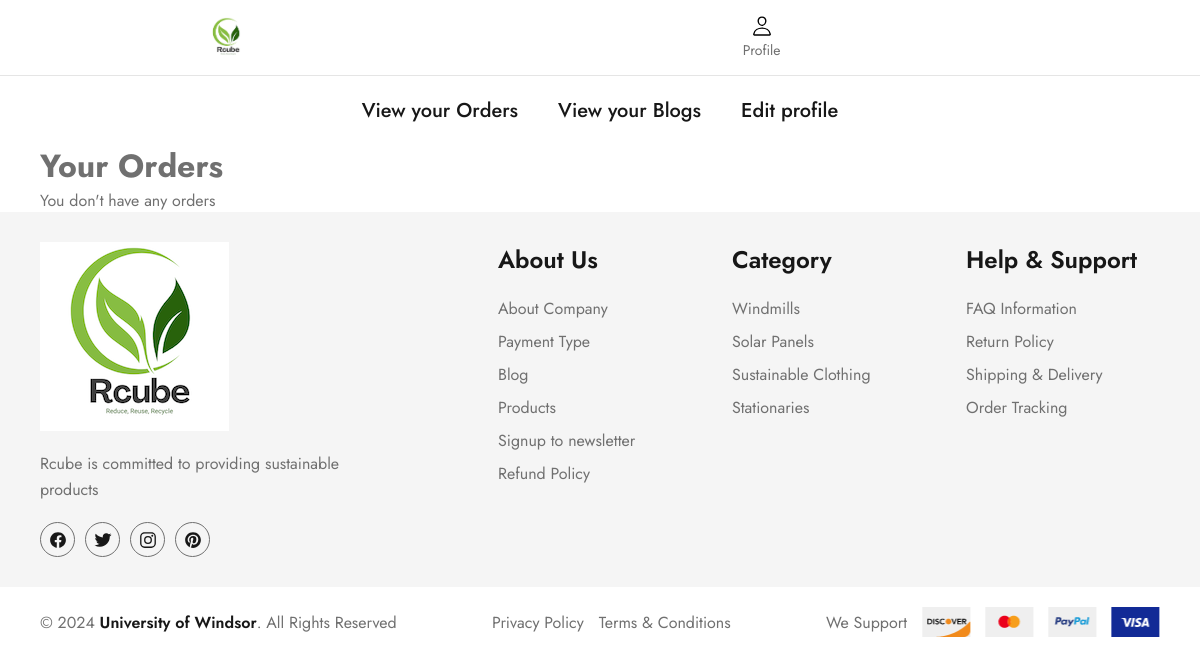
The app's page /profile/user/orders/ (signed in), older data.
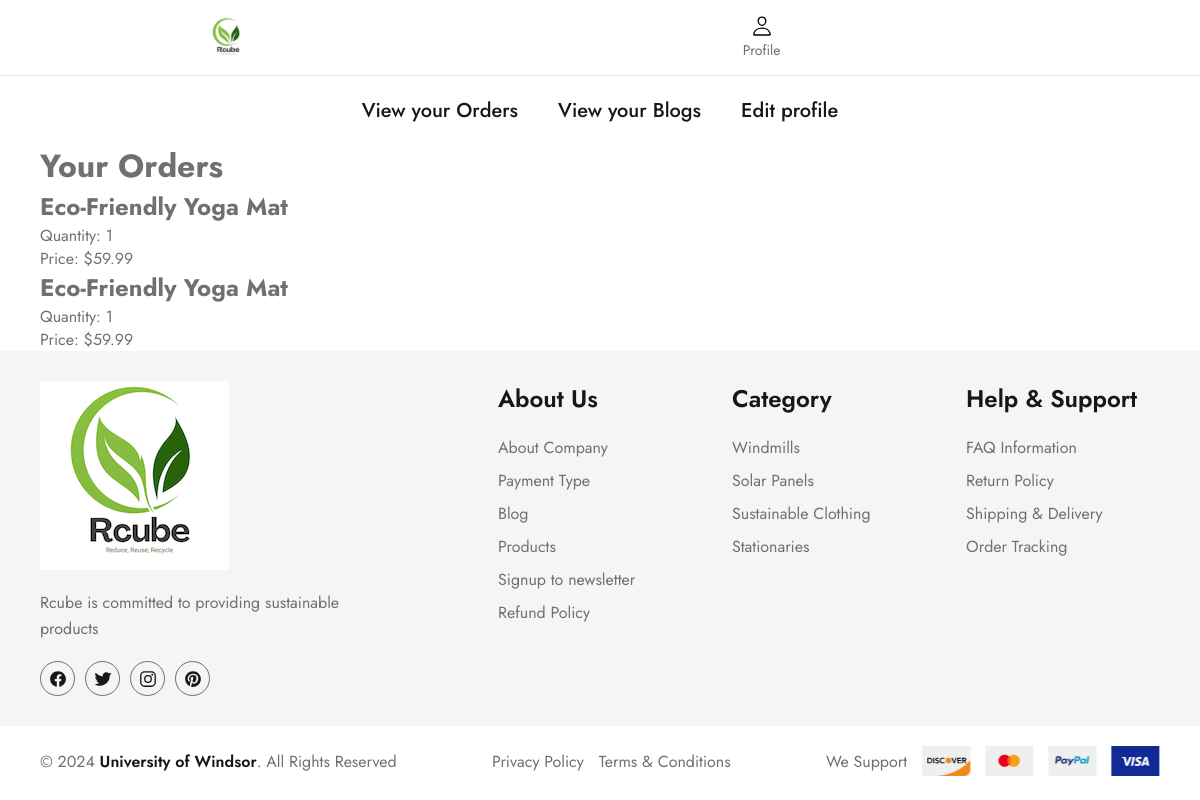
The same page, newer data.
### rcubeApp/models.py (models this page shows, shortened)
class OrderItem(models.Model):
    order = models.ForeignKey(Order, on_delete=models.CASCADE)
    product = models.ForeignKey(Product, on_delete=models.CASCADE)
    quantity = models.PositiveIntegerField(default=1)
    def get_total_price(self):
        return self.product.price * self.quantity

### usersApp/models.py (models this page shows, shortened)
class Product(models.Model):
    name = models.CharField(max_length=100)
    description = models.TextField(blank=True)
    price = models.DecimalField(max_digits=10, decimal_places=2)
    category = models.ForeignKey(Category, on_delete=models.CASCADE)
    image = models.ImageField(upload_to='product_images/', blank=True, null=True)

### usersApp/views.py (the view)
# urls.py: path('profile/user/orders/', views.user_orders, name='user_orders'),
@login_required
def user_orders(request):
    order_item = OrderItem.objects.filter(order__user=request.user)
    orders = Order.objects.filter(user=request.user)
    return render(request, 'user_orders.html', {"orders": orders, 'items': order_item})

### usersApp/templates/user_orders.html (shortened to what this page needs)
{% extends "user_profile.html" %}
{% block content %}
<h1>Your Orders</h1>
    {% if orders %}
        <ol>
        {% for item in items %}
            <li>
                <h2>{{ item.product.name }}</h2>
                <p>Quantity: {{ item.quantity }}</p>
                <p>Price: ${{ item.get_total_price }}</p>
            </li>
        {% endfor %}
    </ol>
    {% else %}
        You don't have any orders
    {% endif %}
{% endblock %}

### usersApp/templates/user_profile.html (shortened to what this page needs)
{% extends "rcube-green-ecom/base.html" %}
{% block navbar %}
<nav class="navbar" data-navbar>
  <ul class="navbar-list">
    <li><a href="{% url 'user_orders' %}" class="navbar-link">View your Orders</a></li>
    <li><a href="{% url 'blog:index' %}" class="navbar-link">View your Blogs</a></li>
    <li><a href="{% url 'edit_profile' %}" class="navbar-link">Edit profile</a></li>
  </ul>
</nav>
{% endblock %}

### templates/rcube-green-ecom/base.html (shortened to what this page needs)
<!DOCTYPE html>
<html lang="en">
<head>
  {% load static %}
  <link rel="stylesheet" href="{% static 'css/style.css' %}">
  <link rel="stylesheet" href="{% static 'css/dropdown.css' %}">
</head>
<body>
  {% block header %}
  <header class="header" data-header>
    <div class="container">
      <a href="{% url 'home' %}" class="logo">
        <img src="{% static 'images/logo.png' %}" alt="R CUBE logo" width="42" height="41">
      </a>
      {% block header-content %}
      <div class="header-actions">
        {% if user.is_authenticated %}
          <div class="dropdown">
            <button class="header-action-btn dropdown-toggle" type="button">
              <ion-icon name="person-outline" aria-hidden="true"></ion-icon>
              <p class="header-action-label">Profile</p>
            </button>
          </div>
        {% else %}
          <button class="header-action-btn" onclick="window.location.href='{% url 'user_accounts' %}'">
            <ion-icon name="person-outline" aria-hidden="true"></ion-icon>
            <p class="header-action-label">Sign in</p>
          </button>
        {% endif %}
      </div>
      {% endblock %}
      {% block navbar %}{% endblock %}
    </div>
  </header>
  {% endblock %}
  <main class="container mt-4">
    {% block content %}
    {% endblock %}
  </main>
  {% block footer %}
  <footer class="footer">
    <div class="footer-top">
      <div class="container">
        <div class="footer-brand">
          <a href="{% url 'home' %}" class="logo">
            <img src="{% static 'images/logo.png' %}" alt="R CUBE logo">
          </a>
          <p class="footer-text">Rcube is committed to providing sustainable products</p>
          <ul class="social-list">
            <li><a href="#" class="social-link"><ion-icon name="logo-facebook"></ion-icon></a></li>
            <li><a href="#" class="social-link"><ion-icon name="logo-twitter"></ion-icon></a></li>
            <li><a href="#" class="social-link"><ion-icon name="logo-instagram"></ion-icon></a></li>
            <li><a href="#" class="social-link"><ion-icon name="logo-pinterest"></ion-icon></a></li>
          </ul>
        </div>
        <ul class="footer-list">
          <li><p class="footer-list-title">About Us</p></li>
          <li><a href="#" class="footer-link">About Company</a></li>
          <li><a href="#" class="footer-link">Payment Type</a></li>
          <li><a href="#" class="footer-link">Blog</a></li>
          <li><a href="#" class="footer-link">Products</a></li>
          <li><a href="#" class="footer-link">Signup to newsletter</a></li>
          <li><a href="#" class="footer-link">Refund Policy</a></li>
        </ul>
        <ul class="footer-list">
          <li><p class="footer-list-title">Category</p></li>
          <li><a href="#" class="footer-link">Windmills</a></li>
          <li><a href="#" class="footer-link">Solar Panels</a></li>
          <li><a href="#" class="footer-link">Sustainable Clothing</a></li>
          <li><a href="#" class="footer-link">Stationaries</a></li>
        </ul>
        <ul class="footer-list">
          <li><p class="footer-list-title">Help & Support</p></li>
          <li><a href="#" class="footer-link">FAQ Information</a></li>
          <li><a href="#" class="footer-link">Return Policy</a></li>
          <li><a href="#" class="footer-link">Shipping & Delivery</a></li>
          <li><a href="#" class="footer-link">Order Tracking</a></li>
        </ul>
      </div>
    </div>
    <div class="footer-bottom">
      <div class="container">
        <p class="copyright">&copy; 2024 <a href="#">University of Windsor</a>. All Rights Reserved</p>
        <ul class="footer-bottom-list">
          <li><a href="#" class="footer-bottom-link">Privacy Policy</a></li>
          <li><a href="#" class="footer-bottom-link">Terms & Conditions</a></li>
        </ul>
        <div class="payment">
          <p class="payment-title">We Support</p>
          <img src="{% static 'images/payment-img.png' %}" alt="Online payment logos" class="payment-img">
        </div>
      </div>
    </div>
  </footer>
  {% endblock %}
</body>
</html>

### rcubeApp/static/css/dropdown.css (style rules this page uses)
.dropdown { position: relative; display: inline-block; }

Row changes from the older to the newer data that the page shows:
now on this page (row unchanged): OrderItem: product.name "Eco-Friendly Yoga Mat", quantity "1", get_total_price "59.99"
now on this page (row edited): OrderItem: product.name "Eco-Friendly Yoga Mat", quantity "1", get_total_price "59.99"
Text that changed along with them:
text no longer shown: "You don't have any orders"
